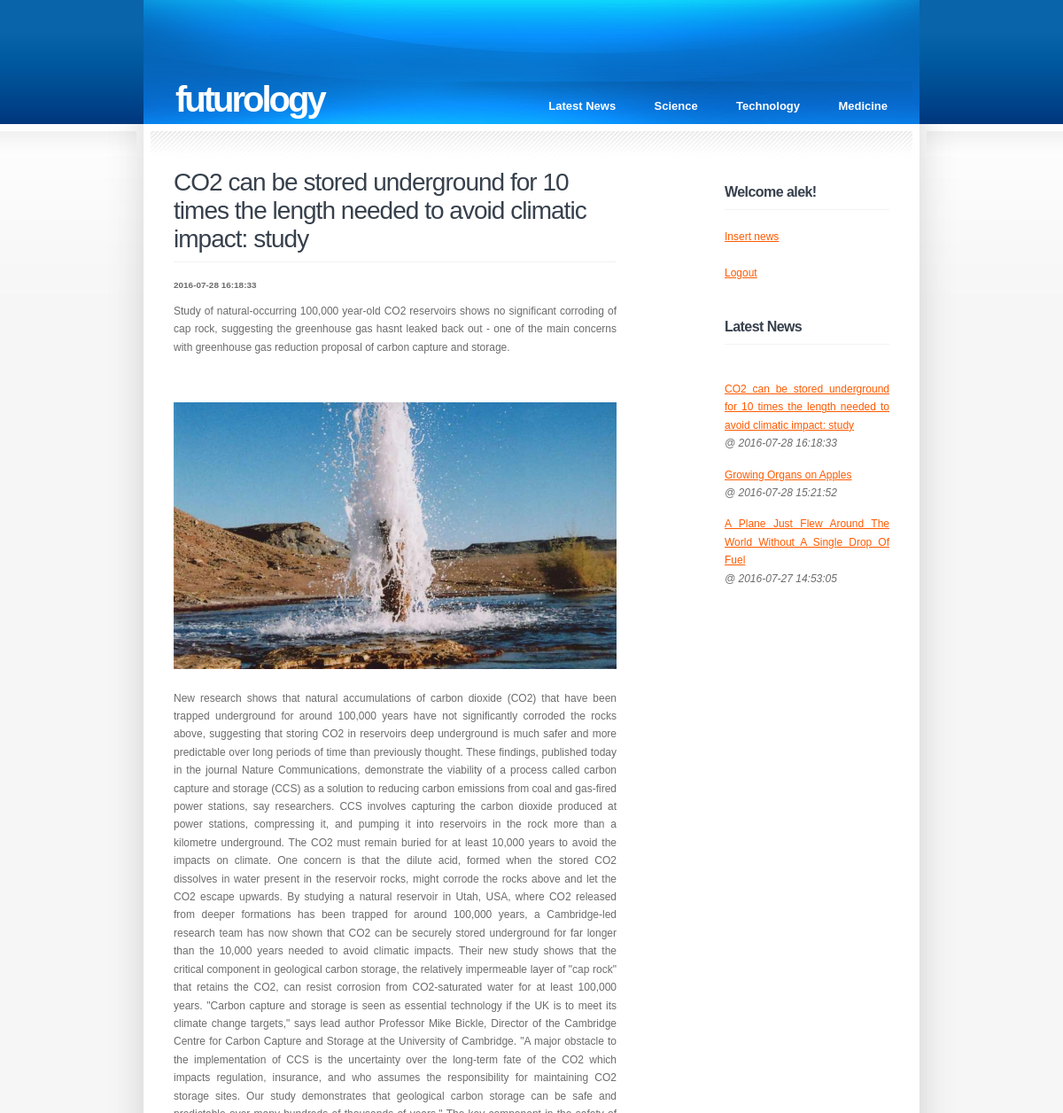
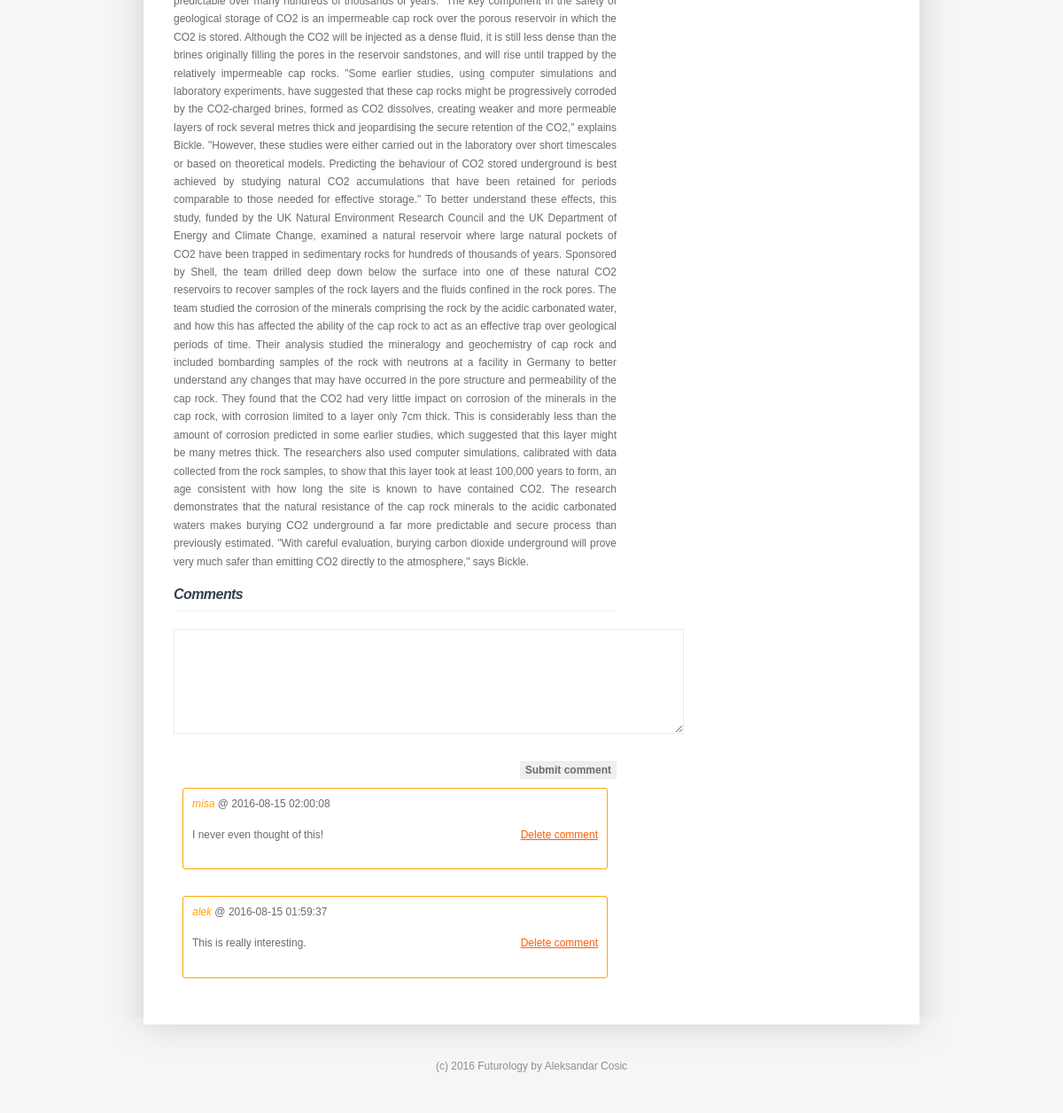
Screenshot of /readMore.php?id=22 (signed in) with the database file from the repository (2 pictures, top to bottom).
### tables this page shows
CREATE TABLE `news` (
  `id` int(11) NOT NULL AUTO_INCREMENT,
  `title` varchar(555) NOT NULL,
  `intro` text NOT NULL,
  `content` text NOT NULL,
  `date` datetime NOT NULL DEFAULT CURRENT_TIMESTAMP,
  `category` varchar(45) NOT NULL,
  `image` varchar(255) DEFAULT NULL,
  PRIMARY KEY (`id`)
);

CREATE TABLE `comments` (
  `id` int(11) NOT NULL AUTO_INCREMENT,
  `username` varchar(45) NOT NULL,
  `news_id` int(11) NOT NULL,
  `content` text NOT NULL,
  `date` datetime DEFAULT CURRENT_TIMESTAMP,
  PRIMARY KEY (`id`),
  KEY `news_id_idx` (`news_id`),
  KEY `username_idx` (`username`),
  CONSTRAINT `news_id` FOREIGN KEY (`news_id`) REFERENCES `news` (`id`) ON DELETE NO ACTION ON UPDATE NO ACTION,
  CONSTRAINT `username` FOREIGN KEY (`username`) REFERENCES `users` (`username`) ON DELETE NO ACTION ON UPDATE NO ACTION
);

### classes/Entity.class.php (called while the page is built, shortened)
<?php
class Entity {
	public static $db;
	public static function init() {
		self::$db = Connect::getInstance();
	}
	public static function get($id) {
		$tableName = static::$tableName;
		$keyColumn = static::$keyColumn;
		$className = get_called_class();
		$q = self::$db->query("SELECT * FROM {$tableName} WHERE {$keyColumn} = {$id}");
		$res = $q->fetchObject($className);
		return $res;
	}
}
?>

### classes/Comment.class.php (the view, shortened to what this page needs)
<?php
class Comment extends Entity{
	public static function getAllComments($id) {
		$q = self::$db->query("SELECT * FROM comments WHERE news_id = {$id} ORDER BY date DESC");
		$postArr = $q->fetchAll();
		return $postArr;
	}
	public function renderAll($arr){
		for($i = 0; $i < sizeof($arr); $i++){
			echo "<div class=comments><em style='color:orange'>" . $arr[$i]['username'] . "</h4></em> @ ". $arr[$i]['date'] . "</p>";
			if(isset($_SESSION['username'])	&& isset($_SESSION['status'])) {
				if($_SESSION['username'] == $arr[$i]['username'] || $_SESSION['status'] == 'admin') {
					echo "<p><a href='deleteComment.php?id=" . $arr[$i]['id'] . "&username=" . $arr[$i]['username'] . "' style='float: right'>Delete comment</a></p>";
				}
			}
			echo "<p>". $arr[$i]['content'] . "</p></div>";
		}
	}
}
?>

### classes/Article.class.php (shortened to what this page needs)
<?php
class Article extends Entity{
	public static $tableName = "news";
	public function render() {
		echo "<div class='post'><h2 class='title'>" . $this->title . " </h2>";
		echo "<h5 >" . $this->date . "</h5></br>";
		echo "<div class='entry'><p>" . $this->intro . "</p></br>";
		echo "<img src='images/" . $this->image . "' alt='' width='100%' height='100%' style='margin: 20px 0;'/>";
		echo "<p>" . $this->content . "</p></div>";
	}
	public static function getAllArticles($category = null) {
		$tableName = static::$tableName;
		if($category == null) {
			$q = self::$db->query("SELECT * FROM {$tableName} ORDER BY date DESC  LIMIT 5");
		} else {
			$q = self::$db->query("SELECT * FROM {$tableName} WHERE category = '{$category}' ORDER BY date DESC  LIMIT 5");
		}
		$postArr = $q->fetchAll();
		return $postArr;
	}
}
?>

### widgets/latestNewsW.php (shortened to what this page needs)
<?php
	$articles = Article::getAllArticles();
	for($i = 0; $i < sizeof($articles); $i++){
		echo "<li style='margin: 5px 0 15px'><a href=readMore.php?id=" . $articles[$i]['id'] . ">" . $articles[$i]['title'] . "</a></br>
				  <em>@ " . $articles[$i]['date'] . "</em></li>";
	}
?>

### style.css (style rules this page uses)
* { margin: 0; padding: 0; }
body { background: #F6F6F6 url(images/img01.jpg) repeat-x; font-family: "Trebuchet MS", Arial, Helvetica, sans-serif; font-size: 12px; color: #6B6B6B; }
h1, h2, h3, h4 { margin: 0; }
h2, h3, h4 { margin-bottom: 20px; padding-bottom: 9px; border-bottom: 1px solid #F2F2F2; letter-spacing: -0.035em; font-weight: normal; color: #37404C; }
h2 { font-size: 28px; }
p, ul, ol { margin-bottom: 1.5em; line-height: 170%; text-align: justify; }
a { color: #FF5A00; }
.post { padding-top: 50px; }
.comments { display: block; margin: 30px 10px; padding: 10px; border: 1px solid orange; border-radius: 3px; }
#sidebar li { margin-bottom: 40px; }

### rows the page displays
news: title "CO2 can be stored underground for 10 times the length needed to avoid climatic impact: study", date "2016-07-28 16:18:33", intro "Study of natural-occurring 100,000 year-old CO2 reservoirs shows no significant corroding of cap rock, suggesting the greenhouse gas hasnt leaked back out - one of the main concerns with greenhouse gas reduction proposal of carbon capture and storage.", image (picture), content "New research shows that natural accumulations of carbon dioxide (CO2) that have been trapped underground for around 100,000 years have not significantly corroded the rocks above, suggesting that storing CO2 in reservoirs deep underground is much safer and more predictable over long periods of time than previously thought. These findings, published today in the journal Nature Communications, demonstrate the viability of a process called carbon capture and storage (CCS) as a solution to reducing carbon emissions from coal and gas-fired power stations, say researchers. CCS involves capturing the carbon dioxide produced at power stations, compressing it, and pumping it into reservoirs in the…"
comments: username "misa", date "2016-08-15 02:00:08", content "I never even thought of this!"
comments: username "alek", date "2016-08-15 01:59:37", content "This is really interesting."
news: title "Growing Organs on Apples", date "2016-07-28 15:21:52"
news: title "A Plane Just Flew Around The World Without A Single Drop Of Fuel", date "2016-07-27 14:53:05"

### other values shown
$username "alek"
